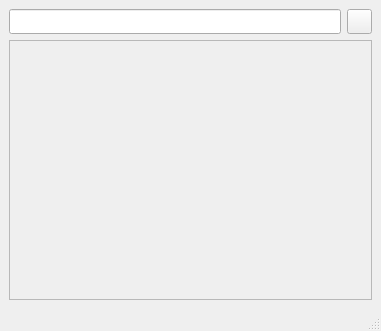
<?xml version="1.0" encoding="UTF-8"?>
<ui version="4.0">
 <class>ShowFriendsWindow</class>
 <widget class="QMainWindow" name="ShowFriendsWindow">
  <property name="geometry">
   <rect>
    <x>0</x>
    <y>0</y>
    <width>381</width>
    <height>331</height>
   </rect>
  </property>
  <property name="windowTitle">
   <string>MainWindow</string>
  </property>
  <widget class="QWidget" name="centralwidget">
   <layout class="QVBoxLayout" name="verticalLayout">
    <item>
     <layout class="QHBoxLayout" name="horizontalLayout">
      <item>
       <widget class="QLineEdit" name="search_lineEdit">
        <property name="minimumSize">
         <size>
          <width>0</width>
          <height>25</height>
         </size>
        </property>
       </widget>
      </item>
      <item>
       <widget class="QPushButton" name="search_pushButton">
        <property name="sizePolicy">
         <sizepolicy hsizetype="Fixed" vsizetype="Fixed">
          <horstretch>0</horstretch>
          <verstretch>0</verstretch>
         </sizepolicy>
        </property>
        <property name="minimumSize">
         <size>
          <width>25</width>
          <height>25</height>
         </size>
        </property>
        <property name="maximumSize">
         <size>
          <width>25</width>
          <height>25</height>
         </size>
        </property>
        <property name="text">
         <string/>
        </property>
       </widget>
      </item>
     </layout>
    </item>
    <item>
     <widget class="QScrollArea" name="scrollArea">
      <property name="widgetResizable">
       <bool>true</bool>
      </property>
      <widget class="QWidget" name="scrollAreaWidgetContents">
       <property name="geometry">
        <rect>
         <x>0</x>
         <y>0</y>
         <width>361</width>
         <height>256</height>
        </rect>
       </property>
      </widget>
     </widget>
    </item>
   </layout>
  </widget>
  <widget class="QStatusBar" name="statusbar"/>
 </widget>
 <resources/>
 <connections/>
</ui>
